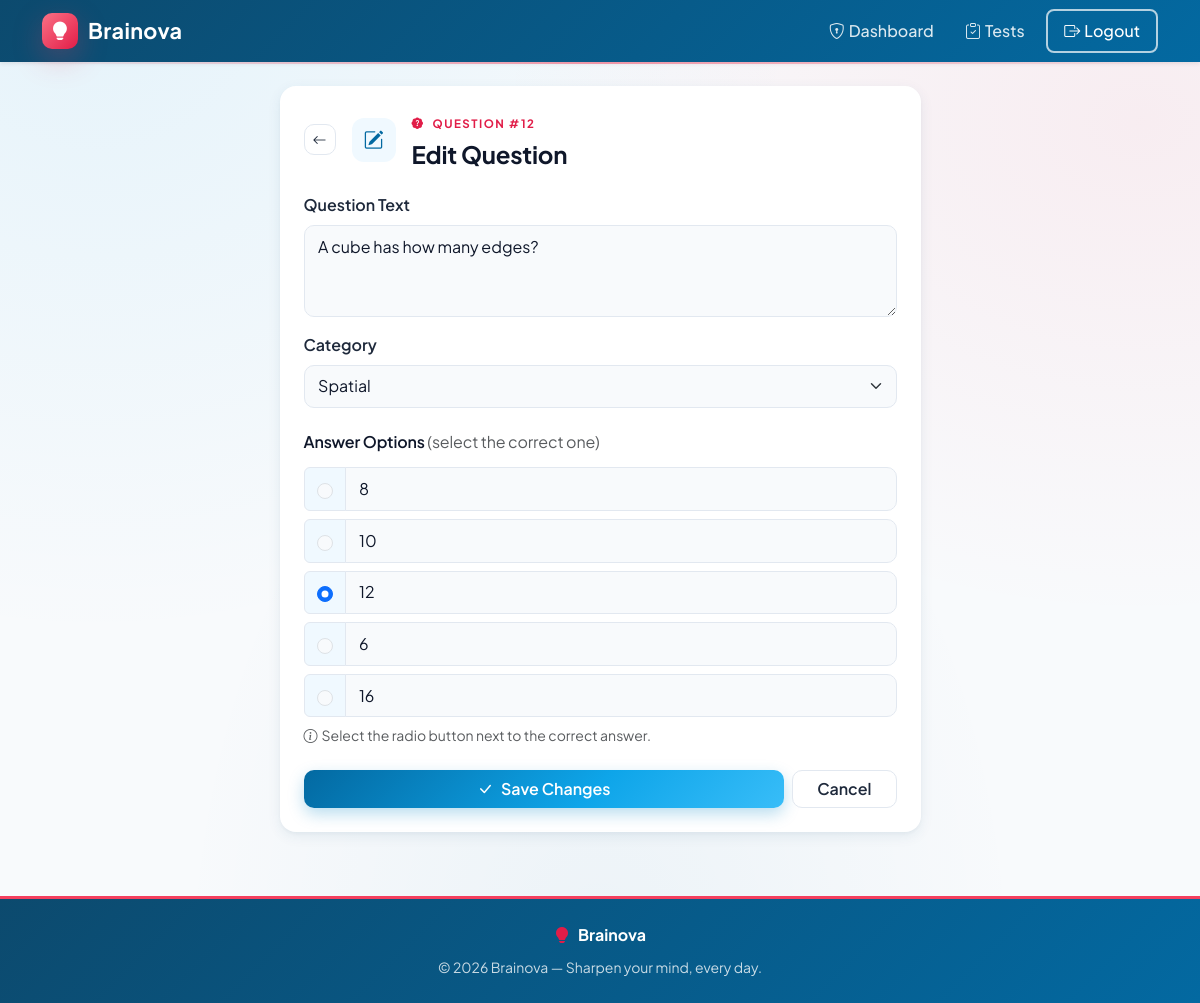
Page /admin/questions/edit/12 (signed in) on the committed database.
### tables this page shows
CREATE TABLE questions (
    id INTEGER PRIMARY KEY AUTOINCREMENT,
    question_text TEXT NOT NULL,
    category TEXT NOT NULL CHECK(category IN ('logical', 'verbal', 'numerical', 'spatial')),
    created_at TIMESTAMP DEFAULT CURRENT_TIMESTAMP
, difficulty INTEGER);

CREATE TABLE answers (
    id INTEGER PRIMARY KEY AUTOINCREMENT,
    question_id INTEGER NOT NULL,
    option_text TEXT NOT NULL,
    is_correct INTEGER DEFAULT 0,
    FOREIGN KEY (question_id) REFERENCES questions(id) ON DELETE CASCADE
);

### routes/admin.py (the view, shortened to what this page needs)
@admin_bp.route('/questions/edit/<int:q_id>', methods=['GET', 'POST'])
@admin_required
def edit_question(q_id):
    db = get_db()
    question = db.execute('SELECT * FROM questions WHERE id = ?', (q_id,)).fetchone()
    if not question:
        db.close()
        flash('Question not found.', 'danger')
        return redirect(url_for('admin.questions'))
    answers = db.execute(
        'SELECT * FROM answers WHERE question_id = ? ORDER BY id',
        (q_id,)
    ).fetchall()
    db.close()
    return render_template('admin/edit_question.html', question=question,
                           answers=answers, categories=CATEGORIES)

### app.py (called while the page is built)
@app.context_processor
def inject_notification_count():
    if 'user_id' in session and not session.get('is_admin'):
        return {'unread_notifications': unread_count(session['user_id'])}
    return {'unread_notifications': 0}

### database.py (called while the page is built)
def get_db():
    conn = sqlite3.connect(DATABASE)
    conn.row_factory = sqlite3.Row
    conn.execute("PRAGMA foreign_keys = ON")
    return conn

### routes/admin.py (called while the page is built)
def admin_required(f):
    @wraps(f)
    def decorated(*args, **kwargs):
        if 'user_id' not in session:
            flash('Please log in.', 'warning')
            return redirect(url_for('auth.login'))
        if not session.get('is_admin'):
            flash('Admin access required.', 'danger')
            return redirect(url_for('index'))
        return f(*args, **kwargs)
    return decorated

### templates/admin/edit_question.html (shortened to what this page needs)
{% extends "base.html" %}
{% block content %}
<div class="row justify-content-center">
  <div class="col-md-7">
    <div class="card border-0 shadow-sm">
      <div class="card-body p-4">
        <div class="d-flex align-items-center mb-4 gap-3">
          <a href="{{ url_for('admin.questions') }}" class="btn btn-sm btn-outline-secondary">
            <i class="bi bi-arrow-left"></i>
          </a>
          <div class="icon-tile"><i class="bi bi-pencil-square"></i></div>
          <div>
            <span class="section-eyebrow"><i class="bi bi-patch-question-fill"></i> Question #{{ question['id'] }}</span>
            <h4 class="fw-bold mb-0">Edit Question</h4>
          </div>
        </div>
        <form method="POST" action="{{ url_for('admin.edit_question', q_id=question['id']) }}" novalidate>
          <div class="mb-3">
            <label class="form-label fw-semibold">Question Text</label>
            <textarea name="question_text" class="form-control" rows="3" required>{{ request.form.get('question_text', question['question_text']) }}</textarea>
          </div>
          <div class="mb-4">
            <label class="form-label fw-semibold">Category</label>
            <select name="category" class="form-select" required>
              {% for cat in categories %}
              <option value="{{ cat }}"
                {{ 'selected' if (request.form.get('category', question['category'])) == cat }}>
                {{ cat|capitalize }}
              </option>
              {% endfor %}
            </select>
          </div>
          <h6 class="fw-semibold mb-3">Answer Options <span class="text-muted fw-normal">(select the correct one)</span></h6>
          {% for i in range(5) %}
          {% set ans = answers[i] if i < answers|length else None %}
          <div class="input-group mb-2">
            <div class="input-group-text">
              <input class="form-check-input" type="radio" name="correct_answer"
                     value="{{ i }}" required
                     {{ 'checked' if (request.form.get('correct_answer') == i|string) or
                        (not request.form.get('correct_answer') and ans and ans['is_correct']) }}>
            </div>
            <input type="text" name="option_{{ i + 1 }}" class="form-control"
                   placeholder="Option {{ i + 1 }}"
                   value="{{ request.form.get('option_' ~ (i+1), ans['option_text'] if ans else '') }}" required>
          </div>
          {% endfor %}
          <p class="text-muted small mb-4">
            <i class="bi bi-info-circle me-1"></i>Select the radio button next to the correct answer.
          </p>
          <div class="d-flex gap-2">
            <button type="submit" class="btn btn-primary flex-grow-1">
              <i class="bi bi-check-lg me-2"></i>Save Changes
            </button>
            <a href="{{ url_for('admin.questions') }}" class="btn btn-outline-secondary px-4">Cancel</a>
          </div>
        </form>
      </div>
    </div>
  </div>
</div>
{% endblock %}

### static/css/style.css (style rules this page uses)
:root { --bs-primary: #0284c7; --bs-primary-rgb: 2, 132, 199; --bn-primary-50: #f0f9ff; --bn-primary-100: #e0f2fe; --bn-primary-200: #bae6fd; --bn-primary-500: #0ea5e9; --bn-primary-600: #0284c7; --bn-primary-700: #0369a1; --bn-primary-800: #075985; --bn-primary-900: #0c4a6e; --bn-amber-300: #fda4af; --bn-amber-400: #fb7185; --bn-amber-500: #f43f5e; --bn-amber-600: #e11d48; --bn-amber-700: #be123c; --bn-ink: #0f172a; --bn-ink-soft: #1e293b; --bn-mute: #64748b; --bn-surface: #f8fafc; --bn-card: #ffffff; --bn-line: #e2e8f0; --bs-success: #16a34a; --bs-success-rgb: 22, 163, 74; --bs-warning: #f43f5e; --bs-warning-rgb: 244, 63, 94; --bs-info: #0891b2; --bs-info-rgb: 8, 145, 178; --bs-danger: #dc2626; --bs-danger-rgb: 220, 38, 38; --bs-link-color: #0369a1; --bs-link-hover-color: #0c4a6e; --bs-body-bg: var(--bn-surface); --bs-body-color: var(--bn-ink); --bn-grad-primary: linear-gradient(135deg, #0369a1 0%, #0ea5e9 60%, #38bdf8 100%); --bn-grad-warm: linear-gradient(135deg, #0369a1 0%, #0ea5e9 45%, #f43f5e 100%); --bn-grad-amber: linear-gradient(135deg, #fb7185 0%, #e11d48 100%); --bn-grad-deep: linear-gradient(135deg, #0c4a6e 0%, #0369a1 100%); --bn-shadow-sm: 0 1px 2px rgba(12, 74, 110, 0.06), 0 1px 1px rgba(12, 74, 110, 0.04); --bn-shadow: 0 4px 14px rgba(12, 74, 110, 0.08), 0 2px 4px rgba(12, 74, 110, 0.04); --bn-shadow-lg: 0 16px 40px rgba(12, 74, 110, 0.12), 0 6px 12px rgba(12, 74, 110, 0.05); --bn-shadow-glow: 0 10px 30px rgba(14, 165, 233, 0.30); --bn-shadow-amber: 0 10px 30px rgba(244, 63, 94, 0.28); }
body { background-color: var(--bn-surface); background-image: radial-gradient(at 8% 0%, rgba(14,165,233,0.08), transparent 45%), radial-gradient(at 95% 12%, rgba(244,63,94,0.07), transparent 40%), radial-gradient(at 50% 100%, rgba(3,105,161,0.05), transparent 50%); background-attachment: fixed; font-family: 'Plus Jakarta Sans', 'Inter', 'Segoe UI', system-ui, -apple-system, sans-serif; color: var(--bn-ink); -webkit-font-smoothing: antialiased; }
h1, h2, h3, h4, h5, h6, .display-1, .display-2, .display-3, .display-4, .display-5 { font-family: 'Plus Jakarta Sans', 'Poppins', 'Segoe UI', system-ui, sans-serif; letter-spacing: -0.01em; color: var(--bn-ink); }
a { color: var(--bs-link-color); }
.btn { font-weight: 600; border-radius: 10px; transition: transform .15s ease, box-shadow .2s ease, background .2s ease; }
.btn-primary { background: var(--bn-grad-primary); border: none; color: #fff; box-shadow: 0 6px 16px rgba(2,132,199,0.28); }
.btn-outline-secondary { border: 1.5px solid var(--bn-line); color: var(--bn-ink-soft); background: #fff; }
.card { background: var(--bn-card); border: 1px solid var(--bn-line); border-radius: 16px; box-shadow: var(--bn-shadow-sm); }
.card.shadow, .card.shadow-sm { box-shadow: var(--bn-shadow) !important; border: 1px solid rgba(226, 232, 240, 0.7); }
.form-control, .form-select { border: 1.5px solid var(--bn-line); border-radius: 10px; padding: 0.55rem 0.85rem; transition: border-color .15s ease, box-shadow .15s ease; }
.form-label.fw-semibold { color: var(--bn-ink-soft); }
.input-group-text { background: var(--bn-primary-50); border: 1.5px solid var(--bn-line); color: var(--bn-primary-700); }
.icon-tile { width: 44px; height: 44px; border-radius: 12px; background: var(--bn-primary-50); color: var(--bn-primary-700); display: inline-flex; align-items: center; justify-content: center; font-size: 1.25rem; }
.section-eyebrow { text-transform: uppercase; letter-spacing: 1.5px; font-weight: 700; font-size: 0.72rem; color: var(--bn-amber-600); margin-bottom: 0.5rem; display: inline-flex; align-items: center; gap: 0.5rem; }

### rows in the picture
questions: id "12", question_text "A cube has how many edges?"
answers: form.get "8"
answers: form.get "10"
answers: form.get "12"
answers: form.get "6"
answers: form.get "16"

### other values in the picture
form field category "Spatial"
